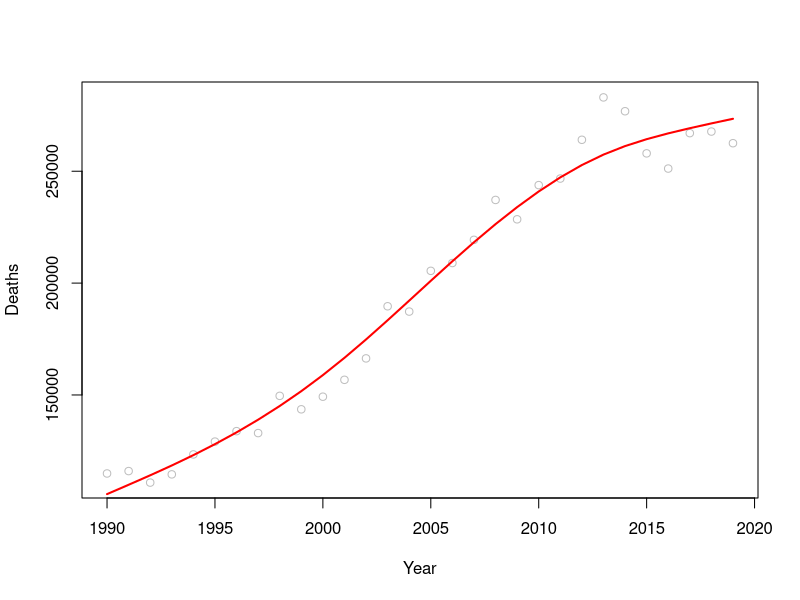
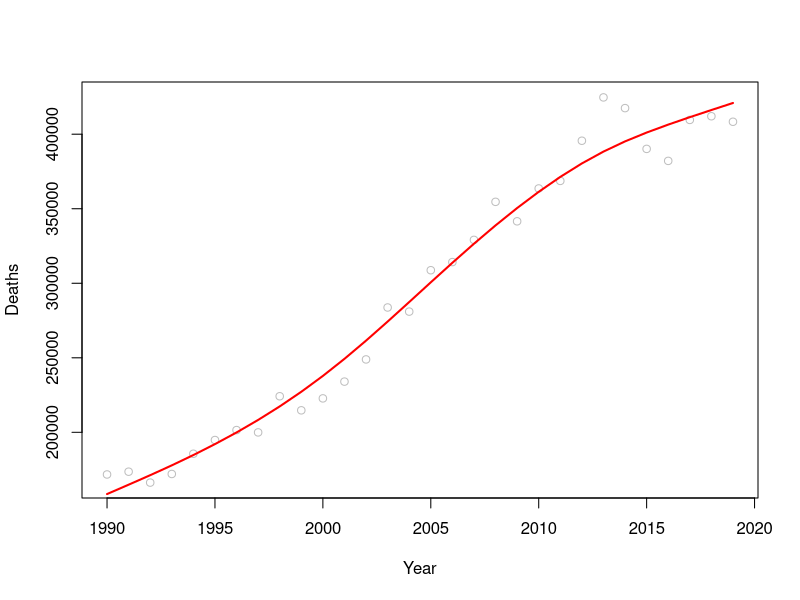
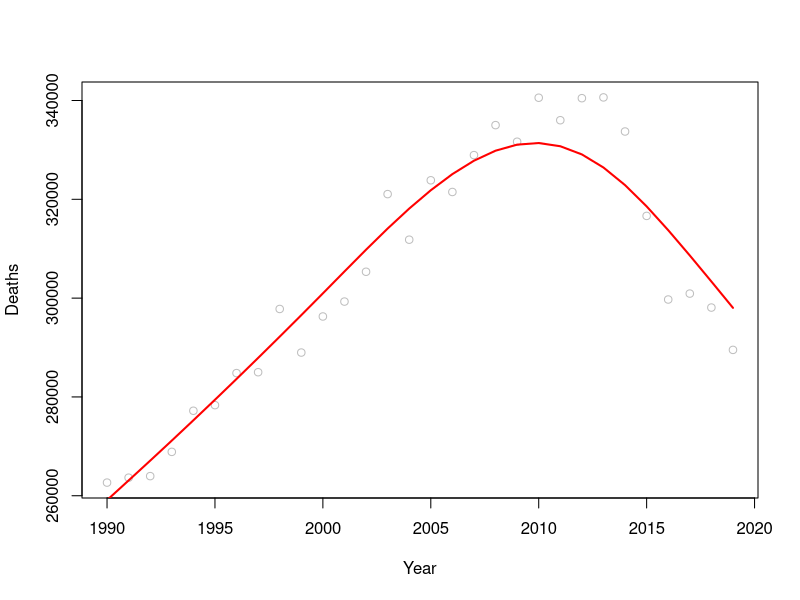
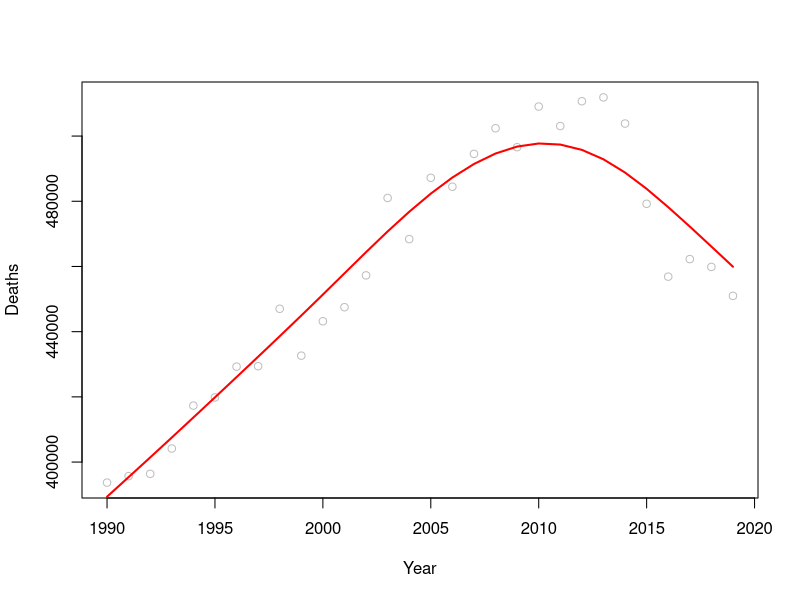

Reproduce these figures in R, in order. (Note: this script raises an error after producing the figures.)
#loading the Splines Packages
library(splines)

setwd("/Users/csuen/Documents/GitHub/ozone-cardiovascular/Figures/Fig. 2/")
data <- read.csv("Fig. 2 mort global trend.csv", header = TRUE)

y = data$cvd_25_death_urban_est
x = data$year

xlims<-range(x)
x.grid<-seq(from=xlims[1], to = xlims[2])

fit_smooth <- smooth.spline(x, y, df=4)
plot(x, y, col="grey", xlab="Year", ylab="Deaths")
lines(fit_smooth,col="red",lwd=2)
urban_est_global_pred = predict(fit_smooth, newdata = list(x=x.grid))

y = data$cvd_25_death_urban_ub
fit_smooth <- smooth.spline(x, y, df=4)
plot(x, y, col="grey", xlab="Year", ylab="Deaths")
lines(fit_smooth,col="red",lwd=2)
urban_ub_global_pred = predict(fit_smooth, newdata = list(x=x.grid))

y = data$cvd_25_death_rural_est
fit_smooth <- smooth.spline(x, y, df=4)
plot(x, y, col="grey", xlab="Year", ylab="Deaths")
lines(fit_smooth,col="red",lwd=2)
rural_est_global_pred = predict(fit_smooth, newdata = list(x=x.grid))

y = data$cvd_25_death_rural_ub
fit_smooth <- smooth.spline(x, y, df=4)
plot(x, y, col="grey", xlab="Year", ylab="Deaths")
lines(fit_smooth,col="red",lwd=2)
rural_ub_global_pred = predict(fit_smooth, newdata = list(x=x.grid))

write.csv(y_pred,"cvds_CR_curve_values(1114).csv", row.names = TRUE)